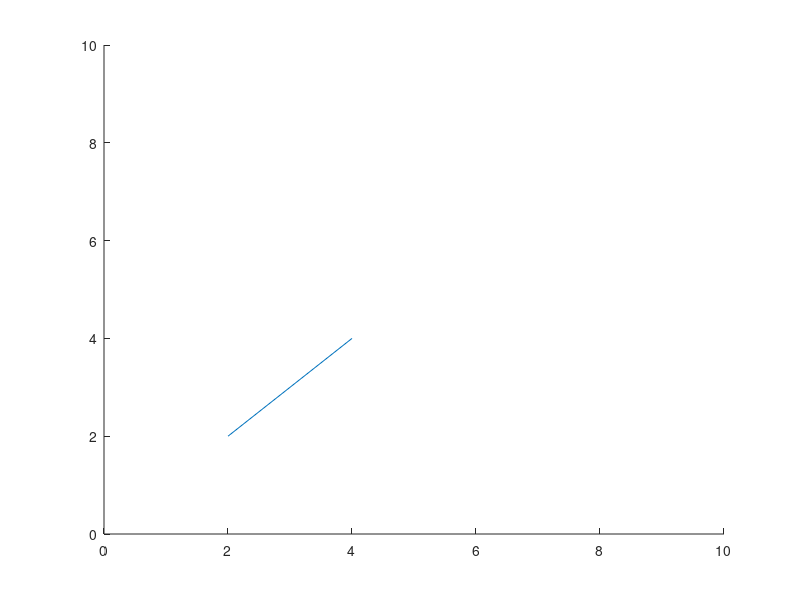

The MATLAB script that drew this image: (Note: this script raises an error after producing the figure.)
figure(1);
xlim([0 10]);
ylim([0 10]);
a = line([2,4], [2,4]);
pause(1);

for n=0:200
    rotateLine(a,n*0.05);
    translateLine(a, [3, n*0.05]);
    pause(0.05);
end

function rotateLine(l, theta)
    x = get(l, 'XData');
    y = get(l, 'YData');
    mag = sqrt((x(2) - x(1))^2 + (y(2) - y(1))^2);
    mid = [sum(x)/2, sum(y)/2];
    xf = [mid(1) + (mag/2)*cos(theta), mid(1) - (mag/2)*cos(theta)];
    yf = [mid(1) + (mag/2)*sin(theta), mid(1) - (mag/2)*sin(theta)];
    set(l, 'XData', xf, 'YData', yf);
end

function translateLine(l,pos)
    x = get(l, 'XData');
    y = get(l, 'YData');
    mid = [sum(x)/2, sum(y)/2];
    dpos = pos - mid;
    
    set(l, 'XData', x + dpos(1));
    set(l, 'YData', y + dpos(2));
end